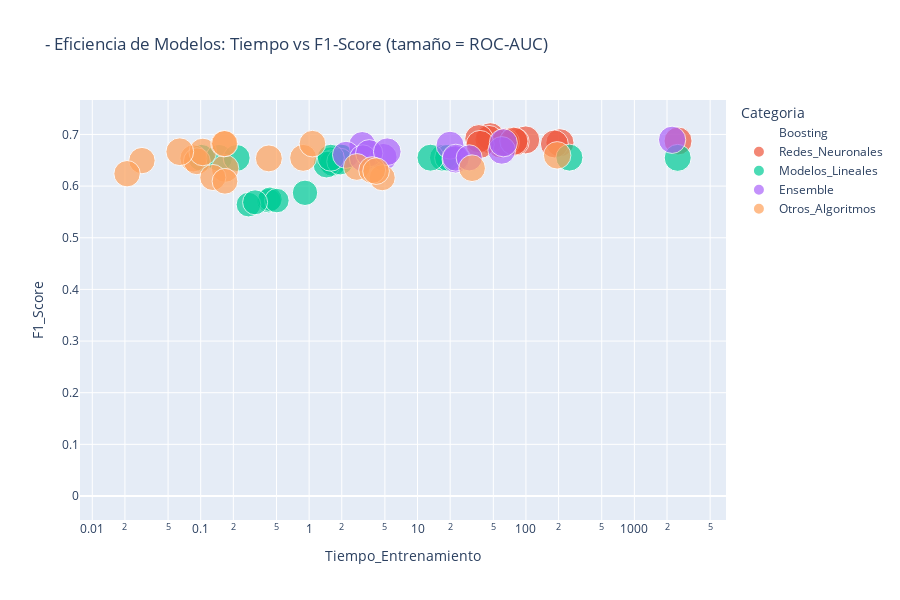

The cell this chart's notebook holds for it:
### Markdown cell above
## Análisis de Eficiencia: Tiempo vs Rendimiento

Analizo la relación entre tiempo de entrenamiento y rendimiento.

### Code cell
# Scatter plot: Tiempo vs F1-Score
fig_efficiency = px.scatter(
    df_completo,
    x='Tiempo_Entrenamiento',
    y='F1_Score',
    color='Categoria',
    size='ROC_AUC',
    hover_data=['Nombre', 'Accuracy'],
    title='- Eficiencia de Modelos: Tiempo vs F1-Score (tamaño = ROC-AUC)',
    log_x=True  # Escala logarítmica para tiempo
)

fig_efficiency.update_layout(height=600)
fig_efficiency.show()

# Análisis de eficiencia: mejores modelos por tiempo
print("\n- ANÁLISIS DE EFICIENCIA")
print("="*50)

# Modelos rápidos (< 1 segundo) con buen rendimiento
rapidos_buenos = df_completo[
    (df_completo['Tiempo_Entrenamiento'] < 1.0) & 
    (df_completo['F1_Score'] > df_completo['F1_Score'].quantile(0.75))
].sort_values('F1_Score', ascending=False)

print(f"\n- MODELOS RÁPIDOS Y BUENOS (< 1s, F1 > Q3):")
for _, row in rapidos_buenos.head(10).iterrows():
    print(f"   {row['Nombre']:<30} F1: {row['F1_Score']:.4f} | {row['Tiempo_Entrenamiento']:.3f}s")

# Calcular ratio eficiencia (F1/tiempo)
df_completo['Ratio_Eficiencia'] = df_completo['F1_Score'] / (df_completo['Tiempo_Entrenamiento'] + 0.001)  # +0.001 para evitar división por 0

print(f"\n- TOP 10 POR RATIO EFICIENCIA (F1/Tiempo):")
top_eficiencia = df_completo.sort_values('Ratio_Eficiencia', ascending=False).head(10)
for _, row in top_eficiencia.iterrows():
    print(f"   {row['Nombre']:<30} Ratio: {row['Ratio_Eficiencia']:.1f} | F1: {row['F1_Score']:.4f} | {row['Tiempo_Entrenamiento']:.3f}s")

### Figure 1 — Plotly figure (JSON) as saved in the notebook; plotly's stock layout.template omitted (floating-point values rounded to 4 significant figures)
{"data": [{"customdata": [["XGBoost Conservative", 0], ["XGBoost Aggressive", 0], ["XGBoost Regularized", 0], ["LightGBM Fast", 0], ["LightGBM Balanced", 0], ["CatBoost Simple", 0], ["CatBoost Optimized", 0], ["AdaBoost Classic", 0], ["AdaBoost Conservative", 0], ["Gradient Boosting Classic", 0], ["Hist Gradient Boosting", 0]], "hovertemplate": "Categoria=Boosting<br>Tiempo_Entrenamiento=%{x}<br>F1_Score=%{y}<br>ROC_AUC=%{marker.size}<br>Nombre=%{customdata[0]}<br>Accuracy=%{customdata[1]}<extra></extra>", "legendgroup": "Boosting", "marker": {"color": "#636efa", "size": [0.0, 0.0, 0.0, 0.0, 0.0, 0.0, 0.0, 0.0, 0.0, 0.0, 0.0], "sizemode": "area", "sizeref": 0.001895, "symbol": "circle"}, "mode": "markers", "name": "Boosting", "orientation": "v", "showlegend": true, "type": "scatter", "x": [0.9268, 1.584, 1.807, 0.9543, 1.391, 2.926, 4.372, 0.0, 0.0, 45.32, 6.286], "xaxis": "x", "y": [0.0, 0.0, 0.0, 0.0, 0.0, 0.0, 0.0, 0.0, 0.0, 0.0, 0.0], "yaxis": "y"}, {"customdata": [["NN Tiny (50)", 0.6771], ["NN Small (100)", 0.6801], ["NN Small Tanh (100)", 0.675], ["NN Two Classic (100,50)", 0.683], ["NN Two Symmetric (80,80)", 0.6823], ["NN Bottleneck (120,30)", 0.6803], ["NN Deep Decreasing (150,100,50)", 0.6865], ["NN Deep Uniform (100,100,100)", 0.6856], ["NN Diamond (80,120,80)", 0.6833], ["NN SGD Momentum (100,50)", 0.6789], ["NN High Regularization (100,50)", 0.6857], ["NN Low Regularization (100,50)", 0.6764]], "hovertemplate": "Categoria=Redes_Neuronales<br>Tiempo_Entrenamiento=%{x}<br>F1_Score=%{y}<br>ROC_AUC=%{marker.size}<br>Nombre=%{customdata[0]}<br>Accuracy=%{customdata[1]}<extra></extra>", "legendgroup": "Redes_Neuronales", "marker": {"color": "#EF553B", "size": [0.7436, 0.7447, 0.7442, 0.7504, 0.752, 0.7499, 0.758, 0.7541, 0.7522, 0.7414, 0.7551, 0.7451], "sizemode": "area", "sizeref": 0.001895, "symbol": "circle"}, "mode": "markers", "name": "Redes_Neuronales", "orientation": "v", "showlegend": true, "type": "scatter", "x": [99.54, 2528.0, 58.32, 46.93, 45.57, 205.8, 79.41, 64.49, 77.37, 182.9, 36.8, 37.78], "xaxis": "x", "y": [0.6894, 0.6873, 0.6813, 0.6956, 0.6902, 0.6839, 0.6858, 0.6849, 0.6869, 0.6816, 0.6918, 0.6807], "yaxis": "y"}, {"customdata": [["Logistic Regression Basic (C=1.0)", 0.6394], ["Logistic Regression Low Reg (C=10.0)", 0.6394], ["Logistic Regression High Reg (C=0.1)", 0.6395], ["Logistic Regression L1 (C=1.0)", 0.6392], ["Logistic Regression ElasticNet (l1_ratio=0.5)", 0.6396], ["Logistic Regression LBFGS", 0.6393], ["Ridge Classifier Basic (alpha=1.0)", 0.6386], ["Ridge Classifier Low Reg (alpha=0.1)", 0.6386], ["Ridge Classifier High Reg (alpha=10.0)", 0.6385], ["Ridge Classifier CV (mejor alpha)", 0.6391], ["SGD Classifier Log Loss", 0.6256], ["SGD Classifier Hinge Loss", 0.6281], ["SGD Classifier L1 Penalty", 0.6282], ["SGD Classifier ElasticNet", 0.6322], ["SGD Classifier Adaptive LR", 0.6394], ["Passive Aggressive Basic (C=1.0)", 0.5514], ["Passive Aggressive High Reg (C=0.1)", 0.5525], ["Passive Aggressive Squared Hinge", 0.5516], ["Perceptron Basic", 0.5584], ["Perceptron L2 Penalty", 0.567], ["Perceptron L1 Penalty", 0.579]], "hovertemplate": "Categoria=Modelos_Lineales<br>Tiempo_Entrenamiento=%{x}<br>F1_Score=%{y}<br>ROC_AUC=%{marker.size}<br>Nombre=%{customdata[0]}<br>Accuracy=%{customdata[1]}<extra></extra>", "legendgroup": "Modelos_Lineales", "marker": {"color": "#00cc96", "size": [0.6915, 0.6915, 0.6914, 0.6915, 0.6913, 0.6915, 0.6901, 0.6901, 0.6901, 0.69, 0.6768, 0.675, 0.6811, 0.6818, 0.6914, 0.5687, 0.5714, 0.5694, 0.5784, 0.5935, 0.6113], "sizemode": "area", "sizeref": 0.001895, "symbol": "circle"}, "mode": "markers", "name": "Modelos_Lineales", "orientation": "v", "showlegend": true, "type": "scatter", "x": [17.17, 19.13, 13.17, 2510.0, 251.9, 2.041, 0.1014, 0.1475, 0.2146, 1.966, 1.571, 1.65, 1.447, 1.933, 1.585, 0.4257, 0.4353, 0.5041, 0.2759, 0.3174, 0.9163], "xaxis": "x", "y": [0.6548, 0.6548, 0.655, 0.6546, 0.6552, 0.6548, 0.6547, 0.6547, 0.6545, 0.6554, 0.65, 0.6447, 0.6416, 0.6475, 0.6549, 0.5717, 0.5745, 0.572, 0.5642, 0.5686, 0.587], "yaxis": "y"}, {"customdata": [["Voting Hard (RF+DT+LR+NB)", 0.6588], ["Voting Soft (RF+DT+LR+NB)", 0.624], ["Voting Trees (RF+XGB+LGB+ET)", 0.6749], ["Voting Linear (LR+SGD+NB)", 0.6058], ["Bagging Decision Trees (50)", 0.653], ["Bagging Logistic Regression (30)", 0.6398], ["Bagging KNN (20)", 0.6499], ["Bagging LinearSVM (15)", 0.6388], ["ExtraTrees Basic (100, depth=10)", 0.6428], ["ExtraTrees More (200, depth=8)", 0.6367], ["ExtraTrees Bootstrap (100, OOB)", 0.6541], ["AdaBoost (100, depth=3)", 0.6631], ["Gradient Boosting (100, depth=4)", 0.68], ["Random Forest (100, depth=10)", 0.6636]], "hovertemplate": "Categoria=Ensemble<br>Tiempo_Entrenamiento=%{x}<br>F1_Score=%{y}<br>ROC_AUC=%{marker.size}<br>Nombre=%{customdata[0]}<br>Accuracy=%{customdata[1]}<extra></extra>", "legendgroup": "Ensemble", "marker": {"color": "#ab63fa", "size": [0.0, 0.707, 0.742, 0.6799, 0.7109, 0.6914, 0.7125, 0.6492, 0.696, 0.6856, 0.7086, 0.7255, 0.7478, 0.7282], "sizemode": "area", "sizeref": 0.001895, "symbol": "circle"}, "mode": "markers", "name": "Ensemble", "orientation": "v", "showlegend": true, "type": "scatter", "x": [113.4, 2229.0, 19.94, 3.089, 22.47, 22.54, 4.841, 29.97, 2.188, 3.126, 3.584, 59.81, 61.85, 5.257], "xaxis": "x", "y": [0.6582, 0.6896, 0.6791, 0.6798, 0.6518, 0.655, 0.6561, 0.6546, 0.6606, 0.6539, 0.6636, 0.6691, 0.6838, 0.6665], "yaxis": "y"}, {"customdata": [["KNN k=5 Uniform", 0.6463], ["KNN k=3 Distance Weight", 0.6389], ["KNN k=10 Uniform", 0.6528], ["KNN k=5 Manhattan Distance", 0.6588], ["KNN k=7 Distance KDTree", 0.6524], ["KNN k=15 Distance", 0.6601], ["Naive Bayes Gaussian", 0.5624], ["Naive Bayes Gaussian Low Smooth", 0.5496], ["Naive Bayes Bernoulli", 0.6059], ["Naive Bayes Multinomial", 0.6105], ["Naive Bayes Complement", 0.6157], ["Decision Tree Basic (depth=10)", 0.6336], ["Decision Tree Deep (depth=20)", 0.6092], ["Decision Tree Entropy (depth=12)", 0.6377], ["Decision Tree Balanced (depth=15)", 0.6258], ["Extra Tree Single (depth=12)", 0.5933], ["Linear Discriminant Analysis", 0.6386], ["LDA with Shrinkage", 0.6369], ["Quadratic Discriminant Analysis", 0.5715], ["Gaussian Process RBF", 0.628]], "hovertemplate": "Categoria=Otros_Algoritmos<br>Tiempo_Entrenamiento=%{x}<br>F1_Score=%{y}<br>ROC_AUC=%{marker.size}<br>Nombre=%{customdata[0]}<br>Accuracy=%{customdata[1]}<extra></extra>", "legendgroup": "Otros_Algoritmos", "marker": {"color": "#FFA15A", "size": [0.7006, 0.6873, 0.7193, 0.7238, 0.7175, 0.7308, 0.6574, 0.6528, 0.6474, 0.6601, 0.6601, 0.6843, 0.6449, 0.6861, 0.6761, 0.6307, 0.6901, 0.6884, 0.6729, 0.6761], "sizemode": "area", "sizeref": 0.001895, "symbol": "circle"}, "mode": "markers", "name": "Otros_Algoritmos", "orientation": "v", "showlegend": true, "type": "scatter", "x": [0.08581, 0.09218, 0.1678, 0.1045, 194.0, 0.06415, 0.1635, 0.1665, 0.1294, 0.0287, 0.02093, 2.757, 4.724, 3.812, 4.145, 0.1675, 0.8807, 0.4254, 1.073, 31.84], "xaxis": "x", "y": [0.6537, 0.6481, 0.634, 0.6661, 0.6595, 0.6665, 0.6821, 0.6823, 0.6167, 0.6494, 0.624, 0.637, 0.6162, 0.6309, 0.629, 0.6093, 0.6547, 0.6536, 0.6822, 0.6346], "yaxis": "y"}], "layout": {"height": 600, "legend": {"itemsizing": "constant", "title": {"text": "Categoria"}, "tracegroupgap": 0}, "title": {"text": "- Eficiencia de Modelos: Tiempo vs F1-Score (tamaño = ROC-AUC)"}, "xaxis": {"anchor": "y", "domain": [0, 1], "title": {"text": "Tiempo_Entrenamiento"}, "type": "log"}, "yaxis": {"anchor": "x", "domain": [0, 1], "title": {"text": "F1_Score"}}}}
